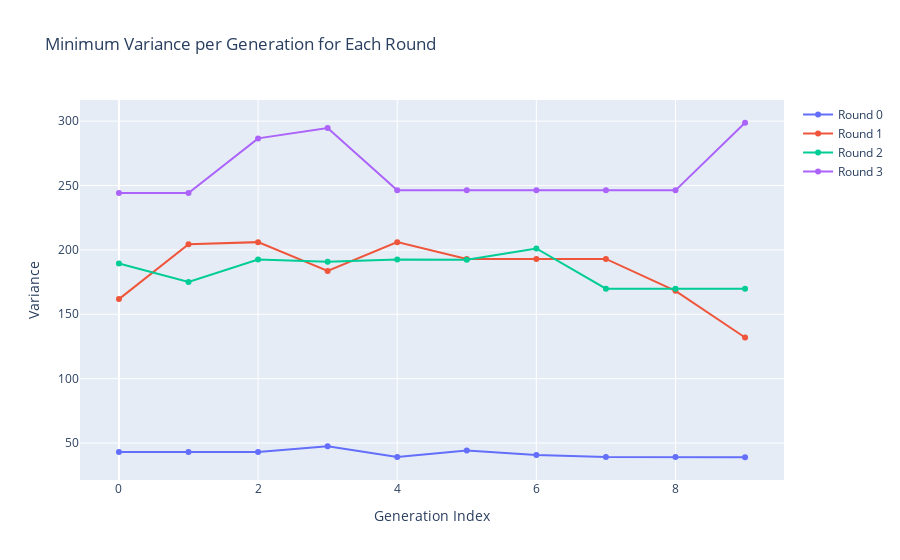

Notebook code cell kept with this figure:
### Code cell
import plotly.graph_objects as go
import pandas as pd

# Example data (replace with your own)
data = VARIANCES
for item in data:
    print(item)

# Convert to DataFrame for easy grouping
df = pd.DataFrame(data, columns=["round_idx", "gen_idx", "bitstring", "variance"])

# For each round & generation, find the row with minimum variance
df_min = df.loc[df.groupby(["round_idx", "gen_idx"])["variance"].idxmin()]

# Create interactive plot
fig = go.Figure()

for round_val, group in df_min.groupby("round_idx"):
    print(group)
    fig.add_trace(
        go.Scatter(
            x=group["gen_idx"],
            y=group["variance"],
            mode="lines+markers",
            name=f"Round {round_val}",
            text=[f"Bitstring: {b}" for b in group["bitstring"]],
            hovertemplate="Gen: %{x}<br>Variance: %{y}<br>%{text}"
        )
    )

fig.update_layout(
    title="Minimum Variance per Generation for Each Round",
    xaxis_title="Generation Index",
    yaxis_title="Variance",
    hovermode="closest"
)

fig.show()

### Figure 1 — Plotly figure (JSON) as saved in the notebook; plotly's stock layout.template omitted (floating-point values rounded to 4 significant figures)
{"data": [{"hovertemplate": "Gen: %{x}<br>Variance: %{y}<br>%{text}", "mode": "lines+markers", "name": "Round 0", "text": ["Bitstring: 100010101101001010110000110001", "Bitstring: 101000000110001101010010101010", "Bitstring: 101000000110001101010010101010", "Bitstring: 111000010010101100000110100010", "Bitstring: 100110010110001011010010101010", "Bitstring: 100110010101101100000110100010", "Bitstring: 100110010100100100000110100011", "Bitstring: 100110010100000100010000100010", "Bitstring: 100110010100000100010000100010", "Bitstring: 100000000100100000011000010010"], "type": "scatter", "x": [0, 1, 2, 3, 4, 5, 6, 7, 8, 9], "y": [43.06, 43.0, 43.0, 47.49, 39.18, 44.2, 40.67, 39.22, 39.22, 38.96]}, {"hovertemplate": "Gen: %{x}<br>Variance: %{y}<br>%{text}", "mode": "lines+markers", "name": "Round 1", "text": ["Bitstring: 100000011100100001011111111011", "Bitstring: 100110010100001011110110111010", "Bitstring: 100110010100001101110110110010", "Bitstring: 000000000100100001001111100010", "Bitstring: 100110010100001101110110110010", "Bitstring: 100010010000100000001000000010", "Bitstring: 100010010000100000001000000010", "Bitstring: 100010010000100000001000000010", "Bitstring: 000010010000100000000100000010", "Bitstring: 000010010000100000000000000011"], "type": "scatter", "x": [0, 1, 2, 3, 4, 5, 6, 7, 8, 9], "y": [161.8, 204.3, 206.0, 183.7, 206.0, 193.0, 193.0, 193.0, 168.2, 132.0]}, {"hovertemplate": "Gen: %{x}<br>Variance: %{y}<br>%{text}", "mode": "lines+markers", "name": "Round 2", "text": ["Bitstring: 001110011000100001101010011000", "Bitstring: 001100001100100000000000011001", "Bitstring: 001110011000100011111100010011", "Bitstring: 100110011000100001101010010010", "Bitstring: 001110011000100011111100010011", "Bitstring: 010100011000101000000010110010", "Bitstring: 010111011000101000000000011010", "Bitstring: 000000000000101100001000010011", "Bitstring: 000000000000101100001000010011", "Bitstring: 000000000000101100001000010011"], "type": "scatter", "x": [0, 1, 2, 3, 4, 5, 6, 7, 8, 9], "y": [189.4, 175.1, 192.6, 190.8, 192.6, 192.3, 201.1, 169.9, 169.9, 169.9]}, {"hovertemplate": "Gen: %{x}<br>Variance: %{y}<br>%{text}", "mode": "lines+markers", "name": "Round 3", "text": ["Bitstring: 000101111100110000101000000010", "Bitstring: 000101111100110000101000000010", "Bitstring: 000100001100101110010000001010", "Bitstring: 010100110000101110011010110111", "Bitstring: 000100010000100100001000000111", "Bitstring: 000100010000100100001000000111", "Bitstring: 000100010000100100001000000111", "Bitstring: 000100010000100100001000000111", "Bitstring: 000100010000100100001000000111", "Bitstring: 000000010000101100100000000010"], "type": "scatter", "x": [0, 1, 2, 3, 4, 5, 6, 7, 8, 9], "y": [244.2, 244.2, 286.6, 294.7, 246.2, 246.2, 246.2, 246.2, 246.2, 298.8]}], "layout": {"hovermode": "closest", "title": {"text": "Minimum Variance per Generation for Each Round"}, "xaxis": {"title": {"text": "Generation Index"}}, "yaxis": {"title": {"text": "Variance"}}}}
